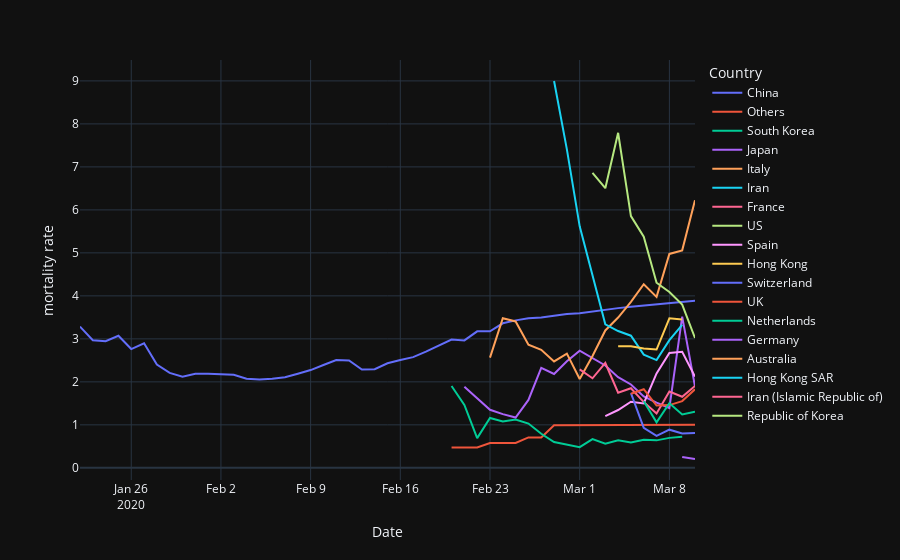

The notebook cell this image was saved under:
### Code cell
# Checking if the growth rate is accelerating or decellerating
mortality=df1.copy()

mortality = mortality.groupby(['Date','Country']).agg({'Confirmed':['sum'], 'Recovered':['sum'],'Deaths':['sum'],'Active':['sum']})
mortality.columns=['Confirmed All', 'Recovered All', 'Death All','Active All']
mortality=mortality.reset_index()
mortality=mortality[mortality['Death All']!=0]
mortality=mortality[mortality['Confirmed All']!=0]
mortality=mortality[mortality['Active All']!=0]
mortality['mortality rate']=mortality.apply(lambda row:((row['Death All']+1)/(row['Confirmed All']+1))*100,axis=1)
#filtering out where mortality rate is more than 10
d= mortality[mortality['mortality rate'] <10]

# Filtering the data to take into consideration those contry with more than 100 confirmed cases
dd=d[d['Confirmed All']>100]
fig=px.line(dd, x='Date', y='mortality rate', color='Country',line_group='Country',hover_name='Country')
fig.update_layout(template='plotly_dark')
fig.show(0)

### Figure 1 — Plotly figure (JSON) as saved in the notebook; plotly's stock layout.template omitted (floating-point values rounded to 4 significant figures)
{"data": [{"hoverlabel": {"namelength": 0}, "hovertemplate": "<b>%{hovertext}</b><br><br>Country=China<br>Date=%{x}<br>mortality rate=%{y}", "hovertext": ["China", "China", "China", "China", "China", "China", "China", "China", "China", "China", "China", "China", "China", "China", "China", "China", "China", "China", "China", "China", "China", "China", "China", "China", "China", "China", "China", "China", "China", "China", "China", "China", "China", "China", "China", "China", "China", "China", "China", "China", "China", "China", "China", "China", "China", "China", "China", "China", "China"], "legendgroup": "China", "line": {"color": "#636efa", "dash": "solid"}, "mode": "lines", "name": "China", "showlegend": true, "type": "scatter", "x": ["2020-01-22T00:00:00", "2020-01-23T00:00:00", "2020-01-24T00:00:00", "2020-01-25T00:00:00", "2020-01-26T00:00:00", "2020-01-27T00:00:00", "2020-01-28T00:00:00", "2020-01-29T00:00:00", "2020-01-30T00:00:00", "2020-01-31T00:00:00", "2020-02-01T00:00:00", "2020-02-02T00:00:00", "2020-02-03T00:00:00", "2020-02-04T00:00:00", "2020-02-05T00:00:00", "2020-02-06T00:00:00", "2020-02-07T00:00:00", "2020-02-08T00:00:00", "2020-02-09T00:00:00", "2020-02-10T00:00:00", "2020-02-11T00:00:00", "2020-02-12T00:00:00", "2020-02-13T00:00:00", "2020-02-14T00:00:00", "2020-02-15T00:00:00", "2020-02-16T00:00:00", "2020-02-17T00:00:00", "2020-02-18T00:00:00", "2020-02-19T00:00:00", "2020-02-20T00:00:00", "2020-02-21T00:00:00", "2020-02-22T00:00:00", "2020-02-23T00:00:00", "2020-02-24T00:00:00", "2020-02-25T00:00:00", "2020-02-26T00:00:00", "2020-02-27T00:00:00", "2020-02-28T00:00:00", "2020-02-29T00:00:00", "2020-03-01T00:00:00", "2020-03-02T00:00:00", "2020-03-03T00:00:00", "2020-03-04T00:00:00", "2020-03-05T00:00:00", "2020-03-06T00:00:00", "2020-03-07T00:00:00", "2020-03-08T00:00:00", "2020-03-09T00:00:00", "2020-03-10T00:00:00"], "xaxis": "x", "y": [3.285, 2.969, 2.944, 3.071, 2.763, 2.898, 2.402, 2.207, 2.117, 2.187, 2.19, 2.18, 2.163, 2.073, 2.054, 2.072, 2.107, 2.189, 2.274, 2.392, 2.509, 2.499, 2.288, 2.294, 2.433, 2.507, 2.576, 2.702, 2.837, 2.983, 2.964, 3.175, 3.177, 3.362, 3.43, 3.479, 3.497, 3.538, 3.578, 3.597, 3.64, 3.676, 3.715, 3.748, 3.777, 3.808, 3.839, 3.866, 3.884], "yaxis": "y"}, {"hoverlabel": {"namelength": 0}, "hovertemplate": "<b>%{hovertext}</b><br><br>Country=Others<br>Date=%{x}<br>mortality rate=%{y}", "hovertext": ["Others", "Others", "Others", "Others", "Others", "Others", "Others", "Others", "Others", "Others", "Others", "Others", "Others", "Others", "Others", "Others", "Others", "Others", "Others", "Others"], "legendgroup": "Others", "line": {"color": "#EF553B", "dash": "solid"}, "mode": "lines", "name": "Others", "showlegend": true, "type": "scatter", "x": ["2020-02-20T00:00:00", "2020-02-21T00:00:00", "2020-02-22T00:00:00", "2020-02-23T00:00:00", "2020-02-24T00:00:00", "2020-02-25T00:00:00", "2020-02-26T00:00:00", "2020-02-27T00:00:00", "2020-02-28T00:00:00", "2020-02-29T00:00:00", "2020-03-01T00:00:00", "2020-03-02T00:00:00", "2020-03-03T00:00:00", "2020-03-04T00:00:00", "2020-03-05T00:00:00", "2020-03-06T00:00:00", "2020-03-07T00:00:00", "2020-03-08T00:00:00", "2020-03-09T00:00:00", "2020-03-10T00:00:00"], "xaxis": "x", "y": [0.4724, 0.4724, 0.4724, 0.578, 0.578, 0.578, 0.7082, 0.7082, 0.9915, 0.9915, 0.9915, 0.9915, 0.9901, 0.9901, 0.9901, 1.004, 1.004, 1.004, 1.004, 1.004], "yaxis": "y"}, {"hoverlabel": {"namelength": 0}, "hovertemplate": "<b>%{hovertext}</b><br><br>Country=South Korea<br>Date=%{x}<br>mortality rate=%{y}", "hovertext": ["South Korea", "South Korea", "South Korea", "South Korea", "South Korea", "South Korea", "South Korea", "South Korea", "South Korea", "South Korea", "South Korea", "South Korea", "South Korea", "South Korea", "South Korea", "South Korea", "South Korea", "South Korea", "South Korea"], "legendgroup": "South Korea", "line": {"color": "#00cc96", "dash": "solid"}, "mode": "lines", "name": "South Korea", "showlegend": true, "type": "scatter", "x": ["2020-02-20T00:00:00", "2020-02-21T00:00:00", "2020-02-22T00:00:00", "2020-02-23T00:00:00", "2020-02-24T00:00:00", "2020-02-25T00:00:00", "2020-02-26T00:00:00", "2020-02-27T00:00:00", "2020-02-28T00:00:00", "2020-02-29T00:00:00", "2020-03-01T00:00:00", "2020-03-02T00:00:00", "2020-03-03T00:00:00", "2020-03-04T00:00:00", "2020-03-05T00:00:00", "2020-03-06T00:00:00", "2020-03-07T00:00:00", "2020-03-08T00:00:00", "2020-03-09T00:00:00"], "xaxis": "x", "y": [1.905, 1.463, 0.6912, 1.161, 1.079, 1.125, 1.03, 0.7923, 0.5988, 0.5395, 0.4817, 0.6688, 0.5591, 0.6403, 0.5912, 0.6521, 0.639, 0.6972, 0.722], "yaxis": "y"}, {"hoverlabel": {"namelength": 0}, "hovertemplate": "<b>%{hovertext}</b><br><br>Country=Japan<br>Date=%{x}<br>mortality rate=%{y}", "hovertext": ["Japan", "Japan", "Japan", "Japan", "Japan", "Japan", "Japan", "Japan", "Japan", "Japan", "Japan", "Japan", "Japan", "Japan", "Japan", "Japan", "Japan", "Japan", "Japan"], "legendgroup": "Japan", "line": {"color": "#ab63fa", "dash": "solid"}, "mode": "lines", "name": "Japan", "showlegend": true, "type": "scatter", "x": ["2020-02-21T00:00:00", "2020-02-22T00:00:00", "2020-02-23T00:00:00", "2020-02-24T00:00:00", "2020-02-25T00:00:00", "2020-02-26T00:00:00", "2020-02-27T00:00:00", "2020-02-28T00:00:00", "2020-02-29T00:00:00", "2020-03-01T00:00:00", "2020-03-02T00:00:00", "2020-03-03T00:00:00", "2020-03-04T00:00:00", "2020-03-05T00:00:00", "2020-03-06T00:00:00", "2020-03-07T00:00:00", "2020-03-08T00:00:00", "2020-03-09T00:00:00", "2020-03-10T00:00:00"], "xaxis": "x", "y": [1.887, 1.626, 1.351, 1.25, 1.17, 1.579, 2.326, 2.183, 2.479, 2.724, 2.545, 2.381, 2.108, 1.939, 1.663, 1.515, 1.392, 3.516, 1.89], "yaxis": "y"}, {"hoverlabel": {"namelength": 0}, "hovertemplate": "<b>%{hovertext}</b><br><br>Country=Italy<br>Date=%{x}<br>mortality rate=%{y}", "hovertext": ["Italy", "Italy", "Italy", "Italy", "Italy", "Italy", "Italy", "Italy", "Italy", "Italy", "Italy", "Italy", "Italy", "Italy", "Italy", "Italy", "Italy"], "legendgroup": "Italy", "line": {"color": "#FFA15A", "dash": "solid"}, "mode": "lines", "name": "Italy", "showlegend": true, "type": "scatter", "x": ["2020-02-23T00:00:00", "2020-02-24T00:00:00", "2020-02-25T00:00:00", "2020-02-26T00:00:00", "2020-02-27T00:00:00", "2020-02-28T00:00:00", "2020-02-29T00:00:00", "2020-03-01T00:00:00", "2020-03-02T00:00:00", "2020-03-03T00:00:00", "2020-03-04T00:00:00", "2020-03-05T00:00:00", "2020-03-06T00:00:00", "2020-03-07T00:00:00", "2020-03-08T00:00:00", "2020-03-09T00:00:00", "2020-03-10T00:00:00"], "xaxis": "x", "y": [2.564, 3.478, 3.406, 2.863, 2.744, 2.475, 2.657, 2.065, 2.602, 3.196, 3.495, 3.861, 4.27, 3.977, 4.976, 5.058, 6.227], "yaxis": "y"}, {"hoverlabel": {"namelength": 0}, "hovertemplate": "<b>%{hovertext}</b><br><br>Country=Iran<br>Date=%{x}<br>mortality rate=%{y}", "hovertext": ["Iran", "Iran", "Iran", "Iran", "Iran", "Iran", "Iran", "Iran", "Iran", "Iran", "Iran"], "legendgroup": "Iran", "line": {"color": "#19d3f3", "dash": "solid"}, "mode": "lines", "name": "Iran", "showlegend": true, "type": "scatter", "x": ["2020-02-28T00:00:00", "2020-02-29T00:00:00", "2020-03-01T00:00:00", "2020-03-02T00:00:00", "2020-03-03T00:00:00", "2020-03-04T00:00:00", "2020-03-05T00:00:00", "2020-03-06T00:00:00", "2020-03-07T00:00:00", "2020-03-08T00:00:00", "2020-03-09T00:00:00"], "xaxis": "x", "y": [8.997, 7.407, 5.618, 4.461, 3.338, 3.182, 3.073, 2.633, 2.507, 2.969, 3.323], "yaxis": "y"}, {"hoverlabel": {"namelength": 0}, "hovertemplate": "<b>%{hovertext}</b><br><br>Country=France<br>Date=%{x}<br>mortality rate=%{y}", "hovertext": ["France", "France", "France", "France", "France", "France", "France", "France", "France", "France"], "legendgroup": "France", "line": {"color": "#FF6692", "dash": "solid"}, "mode": "lines", "name": "France", "showlegend": true, "type": "scatter", "x": ["2020-03-01T00:00:00", "2020-03-02T00:00:00", "2020-03-03T00:00:00", "2020-03-04T00:00:00", "2020-03-05T00:00:00", "2020-03-06T00:00:00", "2020-03-07T00:00:00", "2020-03-08T00:00:00", "2020-03-09T00:00:00", "2020-03-10T00:00:00"], "xaxis": "x", "y": [2.29, 2.083, 2.439, 1.748, 1.852, 1.529, 1.263, 1.775, 1.653, 1.905], "yaxis": "y"}, {"hoverlabel": {"namelength": 0}, "hovertemplate": "<b>%{hovertext}</b><br><br>Country=US<br>Date=%{x}<br>mortality rate=%{y}", "hovertext": ["US", "US", "US", "US", "US", "US", "US", "US", "US"], "legendgroup": "US", "line": {"color": "#B6E880", "dash": "solid"}, "mode": "lines", "name": "US", "showlegend": true, "type": "scatter", "x": ["2020-03-02T00:00:00", "2020-03-03T00:00:00", "2020-03-04T00:00:00", "2020-03-05T00:00:00", "2020-03-06T00:00:00", "2020-03-07T00:00:00", "2020-03-08T00:00:00", "2020-03-09T00:00:00", "2020-03-10T00:00:00"], "xaxis": "x", "y": [6.863, 6.504, 7.792, 5.856, 5.376, 4.306, 4.089, 3.795, 3.021], "yaxis": "y"}, {"hoverlabel": {"namelength": 0}, "hovertemplate": "<b>%{hovertext}</b><br><br>Country=Spain<br>Date=%{x}<br>mortality rate=%{y}", "hovertext": ["Spain", "Spain", "Spain", "Spain", "Spain", "Spain", "Spain", "Spain"], "legendgroup": "Spain", "line": {"color": "#FF97FF", "dash": "solid"}, "mode": "lines", "name": "Spain", "showlegend": true, "type": "scatter", "x": ["2020-03-03T00:00:00", "2020-03-04T00:00:00", "2020-03-05T00:00:00", "2020-03-06T00:00:00", "2020-03-07T00:00:00", "2020-03-08T00:00:00", "2020-03-09T00:00:00", "2020-03-10T00:00:00"], "xaxis": "x", "y": [1.205, 1.345, 1.538, 1.496, 2.196, 2.671, 2.7, 2.123], "yaxis": "y"}, {"hoverlabel": {"namelength": 0}, "hovertemplate": "<b>%{hovertext}</b><br><br>Country=Hong Kong<br>Date=%{x}<br>mortality rate=%{y}", "hovertext": ["Hong Kong", "Hong Kong", "Hong Kong", "Hong Kong", "Hong Kong", "Hong Kong"], "legendgroup": "Hong Kong", "line": {"color": "#FECB52", "dash": "solid"}, "mode": "lines", "name": "Hong Kong", "showlegend": true, "type": "scatter", "x": ["2020-03-04T00:00:00", "2020-03-05T00:00:00", "2020-03-06T00:00:00", "2020-03-07T00:00:00", "2020-03-08T00:00:00", "2020-03-09T00:00:00"], "xaxis": "x", "y": [2.83, 2.83, 2.778, 2.752, 3.478, 3.448], "yaxis": "y"}, {"hoverlabel": {"namelength": 0}, "hovertemplate": "<b>%{hovertext}</b><br><br>Country=Switzerland<br>Date=%{x}<br>mortality rate=%{y}", "hovertext": ["Switzerland", "Switzerland", "Switzerland", "Switzerland", "Switzerland", "Switzerland"], "legendgroup": "Switzerland", "line": {"color": "#636efa", "dash": "solid"}, "mode": "lines", "name": "Switzerland", "showlegend": true, "type": "scatter", "x": ["2020-03-05T00:00:00", "2020-03-06T00:00:00", "2020-03-07T00:00:00", "2020-03-08T00:00:00", "2020-03-09T00:00:00", "2020-03-10T00:00:00"], "xaxis": "x", "y": [1.739, 0.9302, 0.7435, 0.8876, 0.8, 0.813], "yaxis": "y"}, {"hoverlabel": {"namelength": 0}, "hovertemplate": "<b>%{hovertext}</b><br><br>Country=UK<br>Date=%{x}<br>mortality rate=%{y}", "hovertext": ["UK", "UK", "UK", "UK", "UK", "UK"], "legendgroup": "UK", "line": {"color": "#EF553B", "dash": "solid"}, "mode": "lines", "name": "UK", "showlegend": true, "type": "scatter", "x": ["2020-03-05T00:00:00", "2020-03-06T00:00:00", "2020-03-07T00:00:00", "2020-03-08T00:00:00", "2020-03-09T00:00:00", "2020-03-10T00:00:00"], "xaxis": "x", "y": [1.724, 1.829, 1.449, 1.46, 1.553, 1.828], "yaxis": "y"}, {"hoverlabel": {"namelength": 0}, "hovertemplate": "<b>%{hovertext}</b><br><br>Country=Netherlands<br>Date=%{x}<br>mortality rate=%{y}", "hovertext": ["Netherlands", "Netherlands", "Netherlands", "Netherlands", "Netherlands"], "legendgroup": "Netherlands", "line": {"color": "#00cc96", "dash": "solid"}, "mode": "lines", "name": "Netherlands", "showlegend": true, "type": "scatter", "x": ["2020-03-06T00:00:00", "2020-03-07T00:00:00", "2020-03-08T00:00:00", "2020-03-09T00:00:00", "2020-03-10T00:00:00"], "xaxis": "x", "y": [1.55, 1.058, 1.504, 1.242, 1.305], "yaxis": "y"}, {"hoverlabel": {"namelength": 0}, "hovertemplate": "<b>%{hovertext}</b><br><br>Country=Germany<br>Date=%{x}<br>mortality rate=%{y}", "hovertext": ["Germany", "Germany"], "legendgroup": "Germany", "line": {"color": "#ab63fa", "dash": "solid"}, "mode": "lines", "name": "Germany", "showlegend": true, "type": "scatter", "x": ["2020-03-09T00:00:00", "2020-03-10T00:00:00"], "xaxis": "x", "y": [0.2549, 0.2058], "yaxis": "y"}, {"hoverlabel": {"namelength": 0}, "hovertemplate": "<b>%{hovertext}</b><br><br>Country=Australia<br>Date=%{x}<br>mortality rate=%{y}", "hovertext": ["Australia"], "legendgroup": "Australia", "line": {"color": "#FFA15A", "dash": "solid"}, "mode": "lines", "name": "Australia", "showlegend": true, "type": "scatter", "x": ["2020-03-10T00:00:00"], "xaxis": "x", "y": [3.704], "yaxis": "y"}, {"hoverlabel": {"namelength": 0}, "hovertemplate": "<b>%{hovertext}</b><br><br>Country=Hong Kong SAR<br>Date=%{x}<br>mortality rate=%{y}", "hovertext": ["Hong Kong SAR"], "legendgroup": "Hong Kong SAR", "line": {"color": "#19d3f3", "dash": "solid"}, "mode": "lines", "name": "Hong Kong SAR", "showlegend": true, "type": "scatter", "x": ["2020-03-10T00:00:00"], "xaxis": "x", "y": [3.306], "yaxis": "y"}, {"hoverlabel": {"namelength": 0}, "hovertemplate": "<b>%{hovertext}</b><br><br>Country=Iran (Islamic Republic of)<br>Date=%{x}<br>mortality rate=%{y}", "hovertext": ["Iran (Islamic Republic of)"], "legendgroup": "Iran (Islamic Republic of)", "line": {"color": "#FF6692", "dash": "solid"}, "mode": "lines", "name": "Iran (Islamic Republic of)", "showlegend": true, "type": "scatter", "x": ["2020-03-10T00:00:00"], "xaxis": "x", "y": [3.63], "yaxis": "y"}, {"hoverlabel": {"namelength": 0}, "hovertemplate": "<b>%{hovertext}</b><br><br>Country=Republic of Korea<br>Date=%{x}<br>mortality rate=%{y}", "hovertext": ["Republic of Korea"], "legendgroup": "Republic of Korea", "line": {"color": "#B6E880", "dash": "solid"}, "mode": "lines", "name": "Republic of Korea", "showlegend": true, "type": "scatter", "x": ["2020-03-10T00:00:00"], "xaxis": "x", "y": [0.732], "yaxis": "y"}], "layout": {"legend": {"title": {"text": "Country"}, "tracegroupgap": 0}, "margin": {"t": 60}, "xaxis": {"anchor": "y", "domain": [0, 1], "title": {"text": "Date"}}, "yaxis": {"anchor": "x", "domain": [0, 1], "title": {"text": "mortality rate"}}}}
